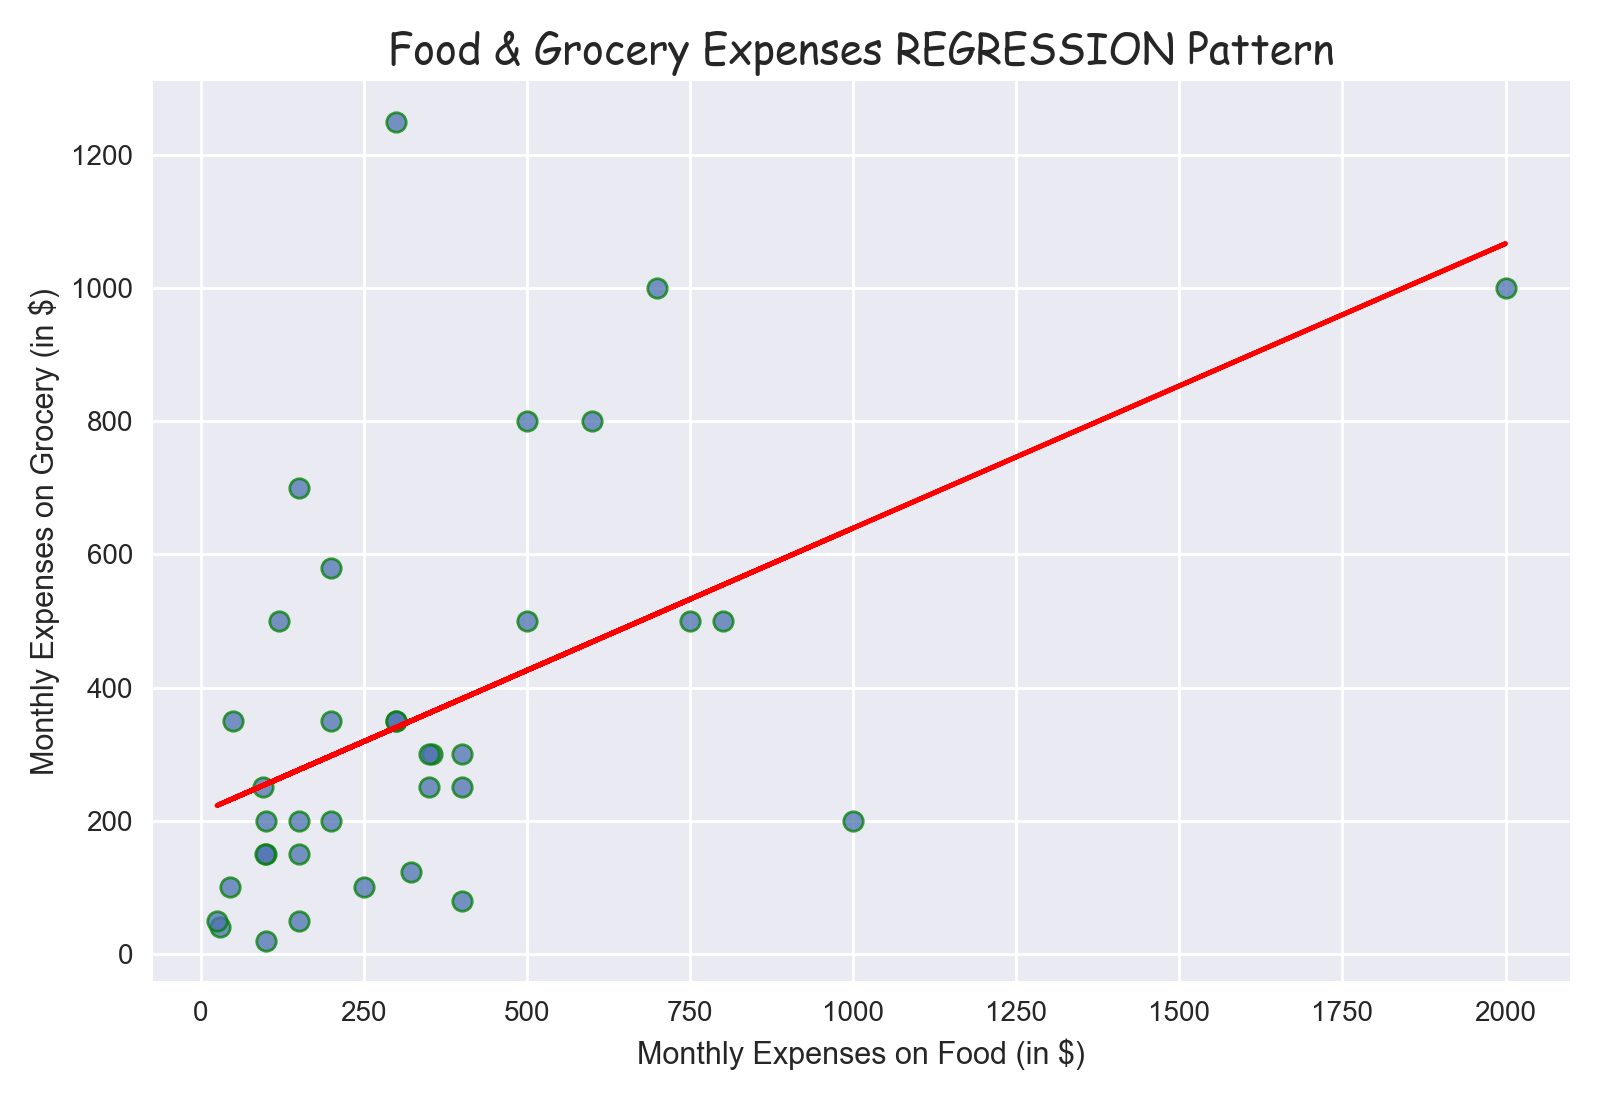

Write Python code to recreate this figure.
# REGRESSION
# Import the necessary modules
import pandas as pd
import matplotlib.pyplot as plt
import numpy as np
plt.style.use('seaborn')

# Initialize the lists for X and Y
sp = pd.read_csv('ScatterPlot.csv')
print(sp.head())
Food= sp['MonthlyExpenseFood']
Grocery= sp['MonthlyExpenseGrocery']

# Plot the data using scatter() method
plt.scatter(Food, Grocery, edgecolor= 'green', linewidth= 1, alpha= 0.75)
m, b = np.polyfit(Food, Grocery, 1)
plt.plot(Food, m*Food+b, color='red')
plt.title('Food & Grocery Expenses REGRESSION Pattern', fontdict={'fontname':'Comic Sans MS' , 'fontsize': 15})
plt.xlabel('Monthly Expenses on Food (in $)')
plt.ylabel('Monthly Expenses on Grocery (in $)')
plt.tight_layout()

# Show the plot
plt.show()
